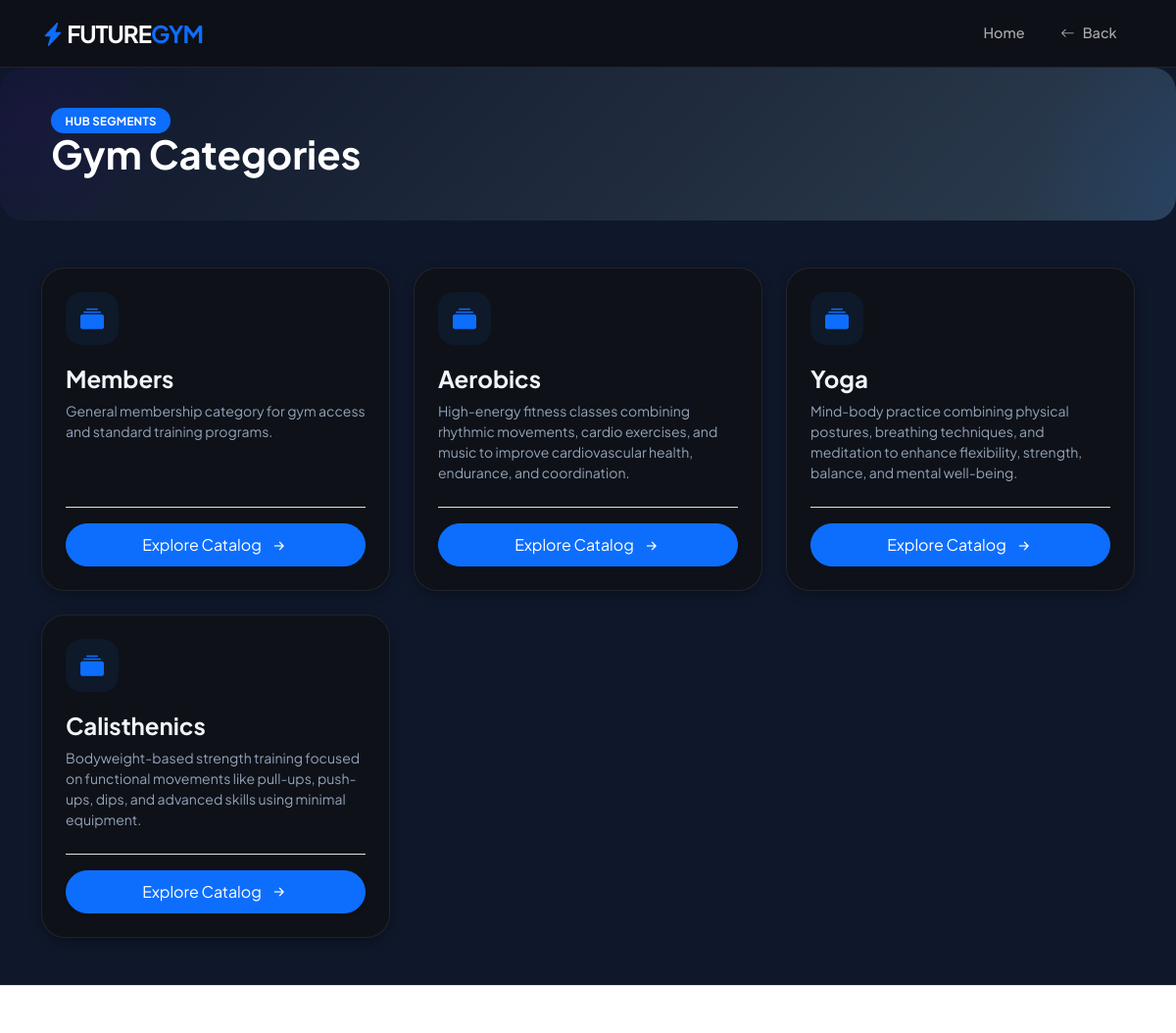
The page /category_list/ on the database its author committed.
### news/models.py (models this page shows, shortened)
class Category(models.Model):
    name=models.CharField(max_length=500)
    description=models.TextField(blank=True, null=True, help_text='Description shown on category catalog pages')

### news/views.py (the view, shortened to what this page needs)
# urls.py: path('category_list/',category_list,name='cat_list_url'),
def category_list(request):
    all_categories = Category.objects.all()
    return render(request, 'cat_list.html', {'categories': all_categories})

### news/templates/cat_list.html (shortened to what this page needs)
{% extends 'base.html' %}
{% block navbar %}
    <nav class="navbar navbar-expand-lg navbar-dark sticky-top">
        <div class="container">
            <a class="navbar-brand fw-bold fs-4" href="{% url 'home_url' %}">
                <i class="bi bi-lightning-charge-fill text-primary"></i> FUTURE<span class="text-primary">GYM</span>
            </a>
            <div class="collapse navbar-collapse" id="navbarNav">
                <ul class="navbar-nav ms-auto align-items-center">
                    <li class="nav-item"><a class="nav-link" href="{% url 'home_url' %}">Home</a></li>
                    <li class="nav-item"><a class="nav-link" href="javascript:history.back()"><i class="bi bi-arrow-left me-2"></i>Back</a></li>
                </ul>
            </div>
        </div>
    </nav>
{% endblock %}
{% block content %}
    <header class="gradient-header mb-5 fade-in">
        <div class="container">
            <div class="row align-items-center">
                <div class="col-md-8 text-center text-md-start">
                    <span class="badge-modern bg-primary mb-2 text-uppercase fw-bold">Hub Segments</span>
                    <h1 class="display-6 fw-bold mb-1">Gym Categories</h1>
                </div>
            </div>
        </div>
    </header>
    <main class="container mb-5">
        {% if categories %}
            <div class="row g-4">
                {% for category in categories %}
                <div class="col-md-6 col-lg-4 fade-in {% cycle 'fade-in-delay-1' 'fade-in-delay-2' 'fade-in-delay-3' 'fade-in-delay-4' 'fade-in-delay-5' %}">
                    <div class="glass-card position-relative d-flex flex-column justify-content-between h-100">
                        <div>
                            <div class="category-icon-box">
                                <i class="bi bi-collection-fill"></i>
                            </div>
                            <h4 class="fw-bold mb-2 pe-5">{{ category.name }}</h4>
                            {% if category.description %}
                            <p class="text-muted small mb-4">{{ category.description|truncatewords:25 }}</p>
                            {% else %}
                            <p class="text-muted small mb-4"><em>No description available.</em></p>
                            {% endif %}
                        </div>
                        <div class="pt-3 border-top mt-auto">
                            <a href="{% url 'category_catalog_url' category_name=category.name %}" class="btn btn-primary w-100 d-flex align-items-center justify-content-center gap-2 rounded-pill shadow-sm">
                                <span>Explore Catalog</span>
                                <i class="bi bi-arrow-right-short fs-5"></i>
                            </a>
                        </div>
                    </div>
                </div>
                {% endfor %}
            </div>
        {% endif %}
    </main>
    <footer class="py-4 border-top bg-white mt-auto">
    </footer>
{% endblock %}

### news/templates/base.html (style rules this page uses)
:root { --gym-blue: #0d6efd; --gym-purple: #6610f2; --gym-gradient: linear-gradient(135deg, #0d6efd 0%, #6610f2 100%); --gym-gradient-reverse: linear-gradient(135deg, #6610f2 0%, #0d6efd 100%); --gym-bg: #0f172a; --dark-glass: rgba(15, 17, 22, 0.92); --glass-border: rgba(255, 255, 255, 0.08); --card-shadow: 0 4px 12px rgba(0,0,0,0.3); --card-shadow-hover: 0 20px 30px -8px rgba(0,0,0,0.4), 0 8px 12px -6px rgba(0,0,0,0.2); --text-primary: #f1f5f9; --text-muted: #94a3b8; --radius-sm: 10px; --radius-md: 16px; --radius-lg: 24px; --bg-image: url('https://images.unsplash.com/photo-1517838277536-f5f99be501cd?auto=format&fit=crop&w=1920&q=80'); }
html { background-color: #0f172a !important; }
body { font-family: 'Plus Jakarta Sans', sans-serif; background: linear-gradient(rgba(15, 23, 42, 0.93), rgba(15, 23, 42, 0.93)), var(--bg-image) no-repeat center center fixed; background-size: cover; background-color: #0f172a !important; color: var(--text-primary); overflow-x: hidden; scroll-behavior: smooth; min-height: 100vh; }
.text-muted { color: #94a3b8 !important; }
.navbar { background: var(--dark-glass) !important; backdrop-filter: blur(20px) !important; -webkit-backdrop-filter: blur(20px) !important; border-bottom: 1px solid var(--glass-border); z-index: 1050; padding: 0.7rem 0; }
.navbar-brand { font-weight: 800; letter-spacing: -1px; font-size: 1.4rem; }
.nav-link { font-weight: 500; color: rgba(255,255,255,0.65) !important; transition: all 0.25s ease; margin: 0 4px; border-radius: var(--radius-sm); padding: 0.45rem 0.9rem !important; font-size: 0.9rem; }
.glass-card { background: rgba(15, 17, 22, 0.85); backdrop-filter: blur(14px); -webkit-backdrop-filter: blur(14px); border-radius: var(--radius-lg); border: 1px solid var(--glass-border); padding: 1.5rem; box-shadow: var(--card-shadow); transition: all 0.35s cubic-bezier(0.165, 0.84, 0.44, 1); color: var(--text-primary); }
.gradient-header { background: linear-gradient(135deg, #0f172a 0%, #1e293b 50%, #2c3e50 100%); color: white; border-radius: var(--radius-lg); padding: 2.5rem; margin-bottom: 2rem; position: relative; overflow: hidden; }
.gradient-header::before { content: ''; position: absolute; top: -50%; right: -20%; width: 400px; height: 400px; background: radial-gradient(circle, rgba(13,110,253,0.12) 0%, transparent 70%); border-radius: 50%; }
.gradient-header::after { content: ''; position: absolute; bottom: -30%; left: -10%; width: 300px; height: 300px; background: radial-gradient(circle, rgba(102,16,242,0.08) 0%, transparent 70%); border-radius: 50%; }
.gradient-header > * { position: relative; z-index: 1; }
.fade-in { opacity: 0; transform: translateY(24px); animation: fadeInUp 0.6s ease forwards; }
.fade-in-delay-1 { animation-delay: 0.1s; }
.fade-in-delay-2 { animation-delay: 0.2s; }
.fade-in-delay-3 { animation-delay: 0.3s; }
.fade-in-delay-4 { animation-delay: 0.4s; }
.badge-modern { padding: 0.35rem 0.9rem; border-radius: 20px; font-weight: 600; font-size: 0.72rem; letter-spacing: 0.3px; }

### news/templates/cat_list.html (style rules this page uses)
.category-icon-box { width: 54px; height: 54px; background: rgba(13,110,253,0.08); color: #0d6efd; border-radius: 16px; display: flex; align-items: center; justify-content: center; font-size: 1.5rem; margin-bottom: 20px; transition: all 0.3s ease; }

### rows shown on the page
Category: name "Members", description "General membership category for gym access and standard training programs."
Category: name "Aerobics", description "High-energy fitness classes combining rhythmic movements, cardio exercises, and music to improve cardiovascular health, endurance, and coordination."
Category: name "Yoga", description "Mind-body practice combining physical postures, breathing techniques, and meditation to enhance flexibility, strength, balance, and mental well-being."
Category: name "Calisthenics", description "Bodyweight-based strength training focused on functional movements like pull-ups, push-ups, dips, and advanced skills using minimal equipment."
